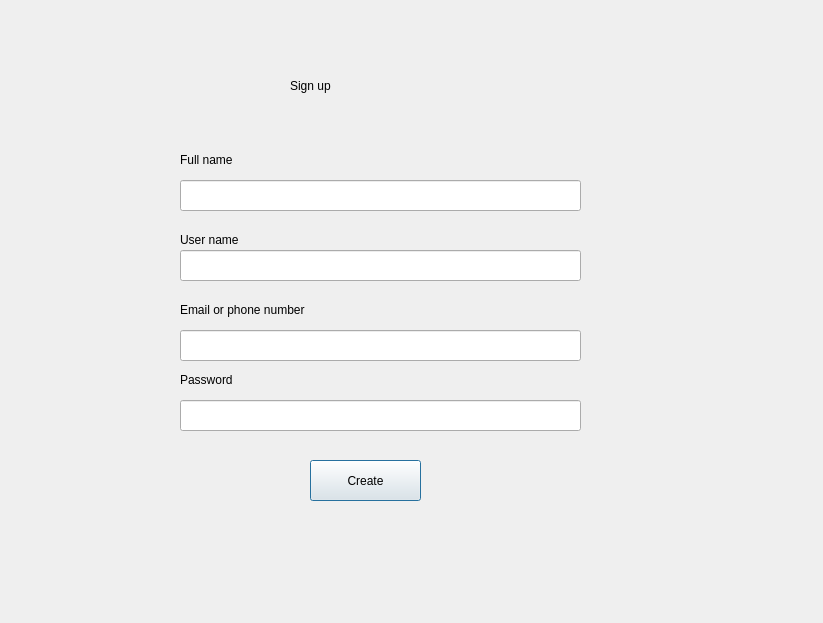
<?xml version="1.0" encoding="UTF-8"?>
<ui version="4.0">
 <class>SignUp</class>
 <widget class="QDialog" name="SignUp">
  <property name="geometry">
   <rect>
    <x>0</x>
    <y>0</y>
    <width>823</width>
    <height>623</height>
   </rect>
  </property>
  <property name="windowTitle">
   <string>Dialog</string>
  </property>
  <widget class="QLabel" name="label">
   <property name="geometry">
    <rect>
     <x>180</x>
     <y>150</y>
     <width>81</width>
     <height>20</height>
    </rect>
   </property>
   <property name="text">
    <string>Full name</string>
   </property>
  </widget>
  <widget class="QLabel" name="label_2">
   <property name="geometry">
    <rect>
     <x>180</x>
     <y>230</y>
     <width>91</width>
     <height>20</height>
    </rect>
   </property>
   <property name="text">
    <string>User name</string>
   </property>
  </widget>
  <widget class="QLabel" name="label_3">
   <property name="geometry">
    <rect>
     <x>180</x>
     <y>300</y>
     <width>161</width>
     <height>20</height>
    </rect>
   </property>
   <property name="text">
    <string>Email or phone number</string>
   </property>
  </widget>
  <widget class="QLabel" name="label_4">
   <property name="geometry">
    <rect>
     <x>180</x>
     <y>370</y>
     <width>63</width>
     <height>20</height>
    </rect>
   </property>
   <property name="text">
    <string>Password</string>
   </property>
  </widget>
  <widget class="QLineEdit" name="txtFullName">
   <property name="geometry">
    <rect>
     <x>180</x>
     <y>180</y>
     <width>401</width>
     <height>31</height>
    </rect>
   </property>
  </widget>
  <widget class="QLineEdit" name="txtEmailOrPhoneNumber">
   <property name="geometry">
    <rect>
     <x>180</x>
     <y>330</y>
     <width>401</width>
     <height>31</height>
    </rect>
   </property>
  </widget>
  <widget class="QLineEdit" name="txtUserName">
   <property name="geometry">
    <rect>
     <x>180</x>
     <y>250</y>
     <width>401</width>
     <height>31</height>
    </rect>
   </property>
  </widget>
  <widget class="QLineEdit" name="txtPassword">
   <property name="geometry">
    <rect>
     <x>180</x>
     <y>400</y>
     <width>401</width>
     <height>31</height>
    </rect>
   </property>
  </widget>
  <widget class="QLabel" name="label_5">
   <property name="geometry">
    <rect>
     <x>290</x>
     <y>40</y>
     <width>241</width>
     <height>91</height>
    </rect>
   </property>
   <property name="styleSheet">
    <string notr="true">font: 28pt &quot;Segoe UI&quot;;</string>
   </property>
   <property name="text">
    <string>Sign up</string>
   </property>
  </widget>
  <widget class="QPushButton" name="pushButton">
   <property name="geometry">
    <rect>
     <x>310</x>
     <y>460</y>
     <width>111</width>
     <height>41</height>
    </rect>
   </property>
   <property name="text">
    <string>Create</string>
   </property>
  </widget>
 </widget>
 <resources/>
 <connections/>
</ui>
